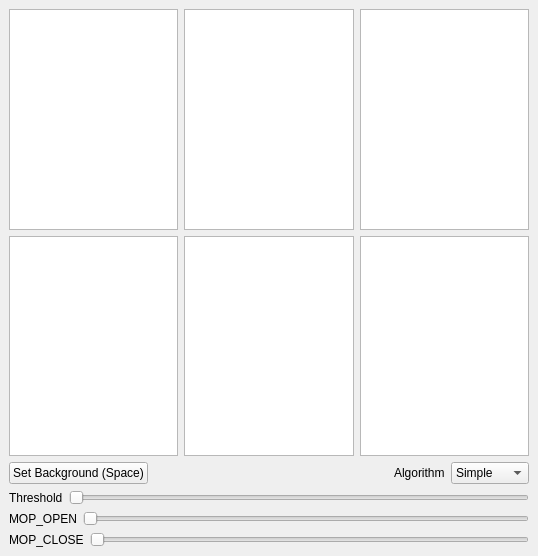
<?xml version="1.0" encoding="UTF-8"?>
<ui version="4.0">
 <class>BackgroundRemoverWindow</class>
 <widget class="QMainWindow" name="BackgroundRemoverWindow">
  <property name="geometry">
   <rect>
    <x>0</x>
    <y>0</y>
    <width>538</width>
    <height>556</height>
   </rect>
  </property>
  <property name="windowTitle">
   <string>Background Remover</string>
  </property>
  <widget class="QWidget" name="centralwidget">
   <layout class="QVBoxLayout" name="verticalLayout">
    <item>
     <layout class="QGridLayout" name="gridLayout">
      <item row="0" column="0">
       <widget class="QGraphicsView" name="left_top">
        <property name="frameShape">
         <enum>QFrame::StyledPanel</enum>
        </property>
       </widget>
      </item>
      <item row="0" column="2">
       <widget class="QGraphicsView" name="right_top"/>
      </item>
      <item row="1" column="0">
       <widget class="QGraphicsView" name="left_bottom"/>
      </item>
      <item row="1" column="2">
       <widget class="QGraphicsView" name="right_bottom"/>
      </item>
      <item row="0" column="1">
       <widget class="QGraphicsView" name="top"/>
      </item>
      <item row="1" column="1">
       <widget class="QGraphicsView" name="bottom"/>
      </item>
     </layout>
    </item>
    <item>
     <layout class="QHBoxLayout" name="horizontalLayout_2">
      <item>
       <widget class="QPushButton" name="set_bg_btn">
        <property name="text">
         <string>Set Background (Space)</string>
        </property>
        <property name="shortcut">
         <string>Space</string>
        </property>
       </widget>
      </item>
      <item>
       <spacer name="horizontalSpacer">
        <property name="orientation">
         <enum>Qt::Horizontal</enum>
        </property>
        <property name="sizeHint" stdset="0">
         <size>
          <width>40</width>
          <height>20</height>
         </size>
        </property>
       </spacer>
      </item>
      <item>
       <widget class="QLabel" name="AlgorithmLabel">
        <property name="text">
         <string>Algorithm</string>
        </property>
       </widget>
      </item>
      <item>
       <widget class="QComboBox" name="algorithm">
        <property name="currentIndex">
         <number>0</number>
        </property>
        <item>
         <property name="text">
          <string>Simple</string>
         </property>
        </item>
        <item>
         <property name="text">
          <string>Vibe</string>
         </property>
        </item>
        <item>
         <property name="text">
          <string>Adaptive</string>
         </property>
        </item>
        <item>
         <property name="text">
          <string>OpenCV</string>
         </property>
        </item>
       </widget>
      </item>
     </layout>
    </item>
    <item>
     <layout class="QHBoxLayout" name="horizontalLayout_7">
      <item>
       <widget class="QLabel" name="label">
        <property name="text">
         <string>Threshold</string>
        </property>
       </widget>
      </item>
      <item>
       <widget class="QSlider" name="threshold">
        <property name="maximum">
         <number>200</number>
        </property>
        <property name="orientation">
         <enum>Qt::Horizontal</enum>
        </property>
       </widget>
      </item>
     </layout>
    </item>
    <item>
     <layout class="QHBoxLayout" name="horizontalLayout_8">
      <item>
       <widget class="QLabel" name="label_2">
        <property name="text">
         <string>MOP_OPEN</string>
        </property>
       </widget>
      </item>
      <item>
       <widget class="QSlider" name="open">
        <property name="maximum">
         <number>20</number>
        </property>
        <property name="orientation">
         <enum>Qt::Horizontal</enum>
        </property>
       </widget>
      </item>
     </layout>
    </item>
    <item>
     <layout class="QHBoxLayout" name="horizontalLayout_9">
      <item>
       <widget class="QLabel" name="label_3">
        <property name="text">
         <string>MOP_CLOSE</string>
        </property>
       </widget>
      </item>
      <item>
       <widget class="QSlider" name="close">
        <property name="maximum">
         <number>20</number>
        </property>
        <property name="orientation">
         <enum>Qt::Horizontal</enum>
        </property>
       </widget>
      </item>
     </layout>
    </item>
   </layout>
  </widget>
 </widget>
 <resources/>
 <connections/>
</ui>
